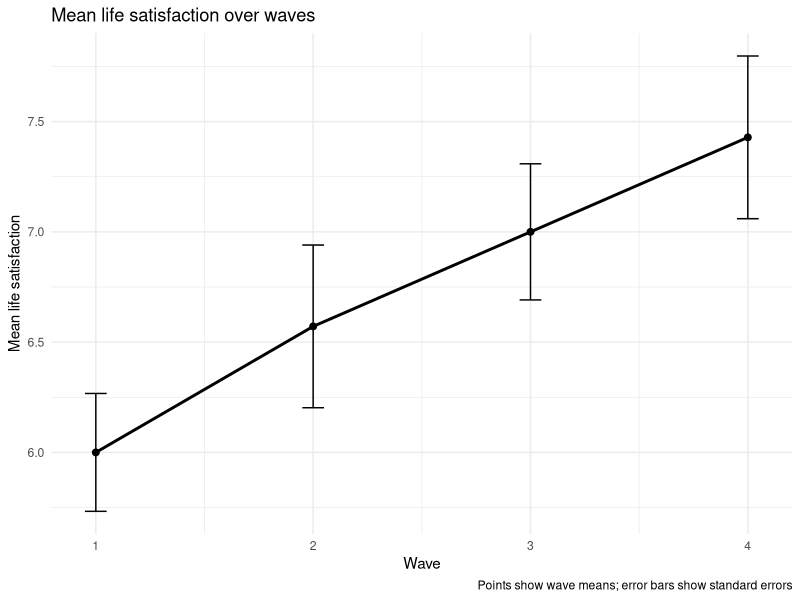
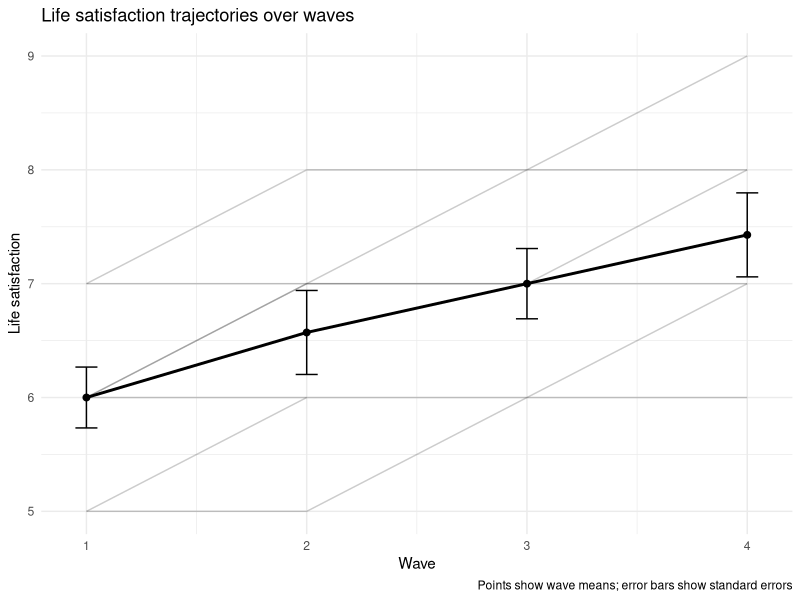
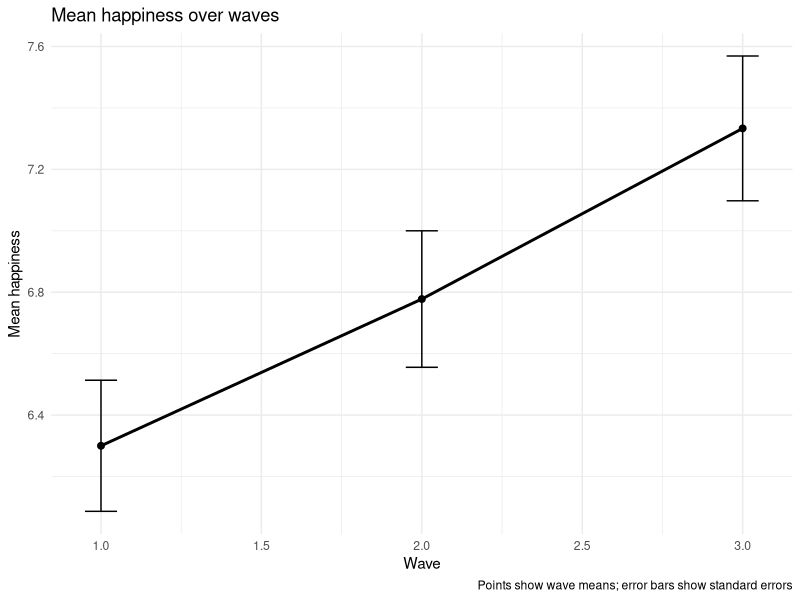

The R script that drew these images, in order:
# develop_plot_longitudinal.R
# flourishR
# Author: Taylor Hill
# Created: 2026-06-13
# Purpose: Develop and test plot_longitudinal()


# Load packages

library(tidyverse)


# Simulate UKHLS-style test data

ukhls_long_test_data <- data.frame(
  id = rep(1:8, each = 4),
  wave = rep(1:4, times = 8),
  country = rep(
    c("England", "Scotland", "Wales", "Northern Ireland"),
    each = 8
  ),
  life_satisfaction = c(
    6, 7, 7, 8,
    5, 6, 6, 7,
    7, 7, 8, 8,
    6, NA, 7, 7,
    5, 5, 6, 6,
    6, 6, NA, 7,
    7, 8, 8, 9,
    6, 7, 7, NA
  )
)


# Simulate GFS-style test data

gfs_long_test_data <- data.frame(
  participant_id = rep(1:10, each = 3),
  wave = rep(1:3, times = 10),
  country = rep(
    c("Canada", "United States", "United Kingdom", "Australia", "Brazil"),
    each = 6
  ),
  happiness = c(
    6, 7, 7,
    7, 7, 8,
    6, 6, 7,
    7, NA, 8,
    5, 6, 6,
    6, 7, 7,
    7, 8, 8,
    6, 7, NA,
    6, 6, 7,
    7, 7, 8
  )
)


# Inspect test data

ukhls_long_test_data

gfs_long_test_data


# Create plot_longitudinal function

plot_longitudinal <- function(data,
                              id_var,
                              wave_var,
                              outcome_var,
                              show_individuals = FALSE,
                              plot_title = NULL,
                              y_label = NULL) {
  
  # Check inputs
  
  if (!is.data.frame(data)) {
    stop("data must be a data frame.")
  }
  
  if (!id_var %in% names(data)) {
    stop("id_var must be a variable in data.")
  }
  
  if (!wave_var %in% names(data)) {
    stop("wave_var must be a variable in data.")
  }
  
  if (!outcome_var %in% names(data)) {
    stop("outcome_var must be a variable in data.")
  }
  
  if (!is.logical(show_individuals)) {
    stop("show_individuals must be TRUE or FALSE.")
  }
  
  
  # Set default labels
  
  if (is.null(plot_title)) {
    plot_title <- paste("Mean", outcome_var, "over waves")
  }
  
  if (is.null(y_label)) {
    y_label <- paste("Mean", outcome_var)
  }
  
  
  # Summarise data by wave
  
  plot_summary <- data %>%
    dplyr::group_by(.data[[wave_var]]) %>%
    dplyr::summarise(
      n = sum(!is.na(.data[[outcome_var]])),
      mean_outcome = mean(.data[[outcome_var]], na.rm = TRUE),
      sd_outcome = stats::sd(.data[[outcome_var]], na.rm = TRUE),
      se_outcome = sd_outcome / sqrt(n),
      .groups = "drop"
    ) %>%
    dplyr::filter(n > 0)
  
  
  # Create base plot
  
  plot <- ggplot2::ggplot()
  
  
  # Add individual trajectories if requested
  
  if (show_individuals == TRUE) {
    
    plot <- plot +
      ggplot2::geom_line(
        data = data,
        ggplot2::aes(
          x = .data[[wave_var]],
          y = .data[[outcome_var]],
          group = .data[[id_var]]
        ),
        alpha = 0.20
      )
    
  }
  
  
  # Add mean trajectory
  
  plot <- plot +
    ggplot2::geom_line(
      data = plot_summary,
      ggplot2::aes(
        x = .data[[wave_var]],
        y = mean_outcome,
        group = 1
      ),
      linewidth = 1
    ) +
    ggplot2::geom_point(
      data = plot_summary,
      ggplot2::aes(
        x = .data[[wave_var]],
        y = mean_outcome
      ),
      size = 2
    ) +
    ggplot2::geom_errorbar(
      data = plot_summary,
      ggplot2::aes(
        x = .data[[wave_var]],
        ymin = mean_outcome - se_outcome,
        ymax = mean_outcome + se_outcome
      ),
      width = 0.10
    ) +
    ggplot2::labs(
      title = plot_title,
      x = "Wave",
      y = y_label,
      caption = "Points show wave means; error bars show standard errors"
    ) +
    ggplot2::theme_minimal()
  
  
  # Return plot
  
  return(plot)
  
}


# Test with UKHLS-style data

ukhls_long_plot <- plot_longitudinal(
  data = ukhls_long_test_data,
  id_var = "id",
  wave_var = "wave",
  outcome_var = "life_satisfaction",
  plot_title = "Mean life satisfaction over waves",
  y_label = "Mean life satisfaction"
)

ukhls_long_plot


# Test with individual trajectories

ukhls_long_plot_individuals <- plot_longitudinal(
  data = ukhls_long_test_data,
  id_var = "id",
  wave_var = "wave",
  outcome_var = "life_satisfaction",
  show_individuals = TRUE,
  plot_title = "Life satisfaction trajectories over waves",
  y_label = "Life satisfaction"
)

ukhls_long_plot_individuals


# Test with GFS-style data

gfs_long_plot <- plot_longitudinal(
  data = gfs_long_test_data,
  id_var = "participant_id",
  wave_var = "wave",
  outcome_var = "happiness",
  plot_title = "Mean happiness over waves",
  y_label = "Mean happiness"
)

gfs_long_plot


# Check wave summary manually

ukhls_long_summary <- ukhls_long_test_data %>%
  dplyr::group_by(wave) %>%
  dplyr::summarise(
    n = sum(!is.na(life_satisfaction)),
    mean_life_satisfaction = mean(life_satisfaction, na.rm = TRUE),
    .groups = "drop"
  )

ukhls_long_summary


# Test missing id variable error

try(
  plot_longitudinal(
    data = ukhls_long_test_data,
    id_var = "missing_id",
    wave_var = "wave",
    outcome_var = "life_satisfaction"
  )
)


# Test missing wave variable error

try(
  plot_longitudinal(
    data = ukhls_long_test_data,
    id_var = "id",
    wave_var = "missing_wave",
    outcome_var = "life_satisfaction"
  )
)


# Test missing outcome variable error

try(
  plot_longitudinal(
    data = ukhls_long_test_data,
    id_var = "id",
    wave_var = "wave",
    outcome_var = "missing_outcome"
  )
)


# Test show_individuals error

try(
  plot_longitudinal(
    data = ukhls_long_test_data,
    id_var = "id",
    wave_var = "wave",
    outcome_var = "life_satisfaction",
    show_individuals = "yes"
  )
)
